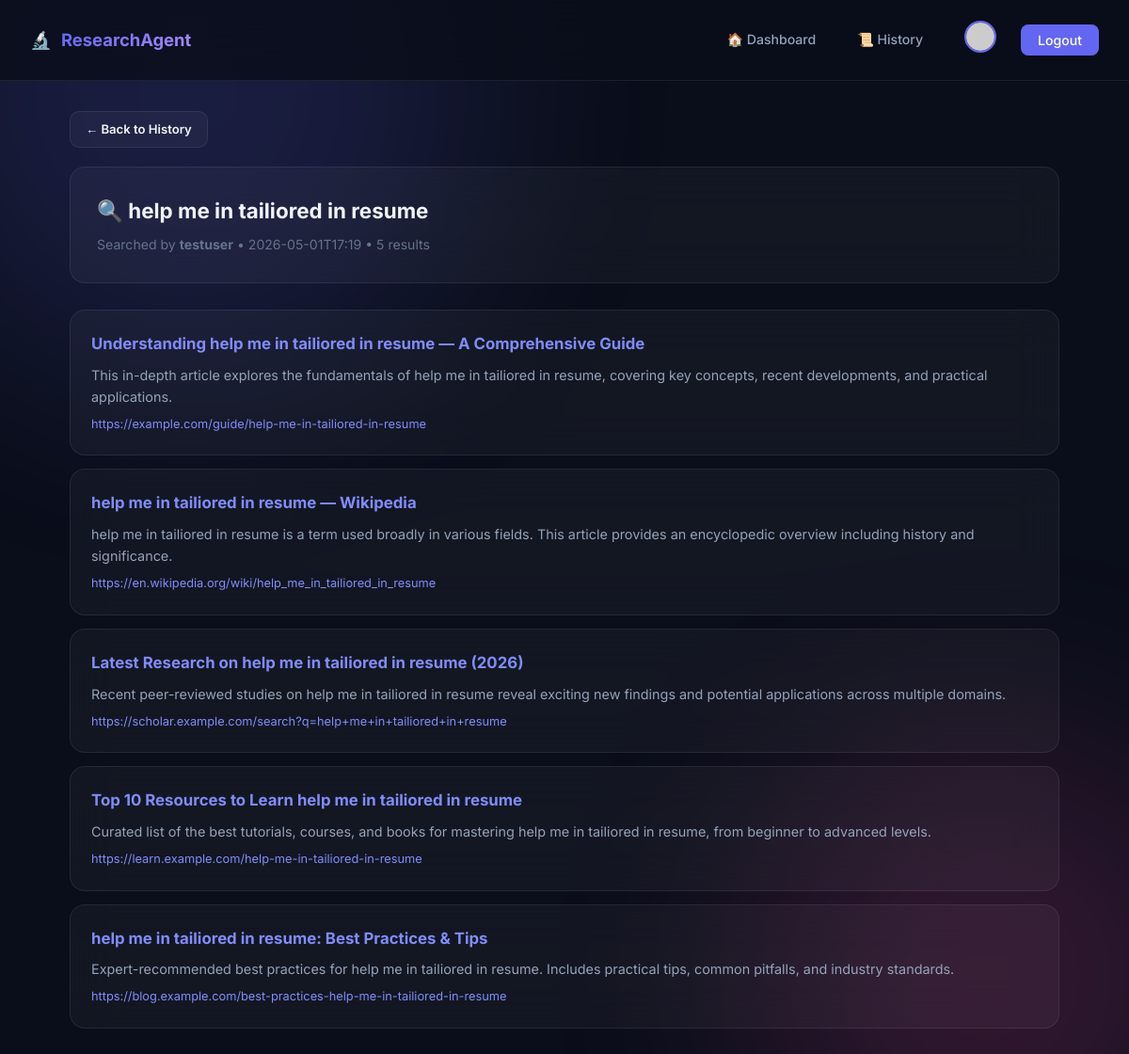
The app's page /history/a168bf26-5e32-4943-bd27-112265ef3ecb (signed in) with its own data.
### tables this page shows
CREATE TABLE search_history (
    id          TEXT PRIMARY KEY,
    user_id     TEXT NOT NULL REFERENCES users(id),
    query       TEXT NOT NULL,
    result_count INTEGER DEFAULT 0,
    created_at  TEXT NOT NULL
);

CREATE TABLE users (
    id          TEXT PRIMARY KEY,
    username    TEXT UNIQUE NOT NULL,
    email       TEXT UNIQUE NOT NULL,
    password    TEXT NOT NULL,
    avatar_seed TEXT NOT NULL,
    created_at  TEXT NOT NULL
);

CREATE TABLE search_results (
    id          TEXT PRIMARY KEY,
    search_id   TEXT NOT NULL REFERENCES search_history(id),
    title       TEXT NOT NULL,
    snippet     TEXT,
    url         TEXT,
    position    INTEGER DEFAULT 0
);

### app.py (the view)
@app.route("/history/<search_id>")
@login_required
def search_detail(search_id):
    db = get_db()
    search = db.execute(
        """SELECT sh.*, u.username
           FROM search_history sh
           JOIN users u ON sh.user_id = u.id
           WHERE sh.id = ?""",
        (search_id,),
    ).fetchone()
    if not search:
        flash("Search not found.", "danger")
        return redirect(url_for("history"))
    results = db.execute(
        "SELECT * FROM search_results WHERE search_id = ? ORDER BY position",
        (search_id,),
    ).fetchall()
    return render_template(
        "search_detail.html",
        search=dict(search),
        results=[dict(r) for r in results],
    )

### app.py (called while the page is built)
def get_db() -> sqlite3.Connection:
    if "db" not in g:
        db_path = app.config["DATABASE"]
        Path(db_path).parent.mkdir(parents=True, exist_ok=True)
        g.db = sqlite3.connect(db_path)
        g.db.row_factory = sqlite3.Row
        g.db.execute("PRAGMA journal_mode=WAL")
        g.db.execute("PRAGMA foreign_keys=ON")
    return g.db

def login_required(f):
    @wraps(f)
    def decorated(*args, **kwargs):
        if "user_id" not in session:
            flash("Please log in first.", "warning")
            return redirect(url_for("login"))
        return f(*args, **kwargs)
    return decorated

@app.context_processor
def inject_user():
    user = None
    if "user_id" in session:
        db = get_db()
        row = db.execute("SELECT * FROM users WHERE id = ?", (session["user_id"],)).fetchone()
        if row:
            user = dict(row)
    return {"current_user": user}

### templates/search_detail.html (shortened to what this page needs)
{% extends "base.html" %}
{% block content %}
<div class="container">
  <a href="{{ url_for('history') }}" class="btn btn-secondary btn-sm" style="margin-bottom:20px;">← Back to History</a>
  <div class="glass" style="padding:28px;margin-bottom:28px;">
    <h1 style="font-size:1.4rem;margin-bottom:8px;">🔍 {{ search.query }}</h1>
    <p style="color:var(--text-muted);font-size:.88rem;">
      Searched by <strong>{{ search.username }}</strong> • {{ search.created_at[:16] }} • {{ results|length }} results
    </p>
  </div>
  {% for r in results %}
  <div class="result-card glass">
    <h3><a href="{{ r.url }}" target="_blank" rel="noopener">{{ r.title }}</a></h3>
    <p>{{ r.snippet }}</p>
    <a href="{{ r.url }}" target="_blank" rel="noopener" class="result-url">{{ r.url }}</a>
  </div>
  {% endfor %}
</div>
{% endblock %}

### static/style.css (style rules this page uses)
*, *::before, *::after { box-sizing: border-box; margin: 0; padding: 0; }
:root { --bg-primary: #0a0e1a; --bg-secondary: #111827; --bg-card: rgba(17, 24, 39, 0.7); --bg-glass: rgba(255,255,255,0.04); --border-glass: rgba(255,255,255,0.08); --accent: #6366f1; --accent-light: #818cf8; --accent-glow: rgba(99,102,241,0.25); --success: #10b981; --danger: #ef4444; --warning: #f59e0b; --info: #3b82f6; --text-primary: #f1f5f9; --text-secondary: #94a3b8; --text-muted: #64748b; --radius: 16px; --radius-sm: 10px; --transition: 0.3s cubic-bezier(.4,0,.2,1); }
html { font-size: 16px; scroll-behavior: smooth; }
body { font-family: 'Inter', system-ui, sans-serif; background: var(--bg-primary); color: var(--text-primary); min-height: 100vh; line-height: 1.6; overflow-x: hidden; }
body::before, body::after { content: ''; position: fixed; border-radius: 50%; filter: blur(120px); opacity: .18; z-index: -1; animation: float 20s ease-in-out infinite; }
body::before { width: 600px; height: 600px; background: #6366f1; top: -200px; left: -100px; }
body::after { width: 500px; height: 500px; background: #ec4899; bottom: -150px; right: -100px; animation-delay: -10s; }
a { color: var(--accent-light); text-decoration: none; transition: color var(--transition); }
.glass { background: var(--bg-glass); backdrop-filter: blur(24px); -webkit-backdrop-filter: blur(24px); border: 1px solid var(--border-glass); border-radius: var(--radius); }
.container { max-width: 1100px; margin: 0 auto; padding: 32px 24px; }
.btn { display: inline-flex; align-items: center; justify-content: center; gap: 8px; padding: 12px 28px; border: none; border-radius: var(--radius-sm); font-family: inherit; font-weight: 600; font-size: .92rem; cursor: pointer; transition: all var(--transition); }
.btn-secondary { background: var(--bg-glass); color: var(--text-primary); border: 1px solid var(--border-glass); }
.btn-sm { padding: 8px 16px; font-size: .82rem; }
.result-card { padding: 22px; margin-bottom: 14px; transition: all var(--transition); }
.result-card h3 { font-size: 1.05rem; margin-bottom: 8px; }
.result-card p { color: var(--text-secondary); font-size: .9rem; line-height: 1.6; }
.result-card .result-url { font-size: .8rem; color: var(--accent-light); margin-top: 8px; display: block; word-break: break-all; }

### records on screen
search_history: query "help me in tailiored in resume", created_at "2026-05-01T17:19"
users: username "testuser"
search_results: title "Understanding help me in tailiored in resume — A Comprehensive Guide", snippet "This in-depth article explores the fundamentals of help me in tailiored in resume, covering key concepts, recent developments, and practical applications.", url "https://example.com/guide/help-me-in-tailiored-in-resume"
search_results: title "help me in tailiored in resume — Wikipedia", snippet "help me in tailiored in resume is a term used broadly in various fields. This article provides an encyclopedic overview including history and significance.", url "https://en.wikipedia.org/wiki/help_me_in_tailiored_in_resume"
search_results: title "Latest Research on help me in tailiored in resume (2026)", snippet "Recent peer-reviewed studies on help me in tailiored in resume reveal exciting new findings and potential applications across multiple domains.", url "https://scholar.example.com/search?q=help+me+in+tailiored+in+resume"
search_results: title "Top 10 Resources to Learn help me in tailiored in resume", snippet "Curated list of the best tutorials, courses, and books for mastering help me in tailiored in resume, from beginner to advanced levels.", url "https://learn.example.com/help-me-in-tailiored-in-resume"
search_results: title "help me in tailiored in resume: Best Practices & Tips", snippet "Expert-recommended best practices for help me in tailiored in resume. Includes practical tips, common pitfalls, and industry standards.", url "https://blog.example.com/best-practices-help-me-in-tailiored-in-resume"

### other values on screen
{{ results|length }} "5"
